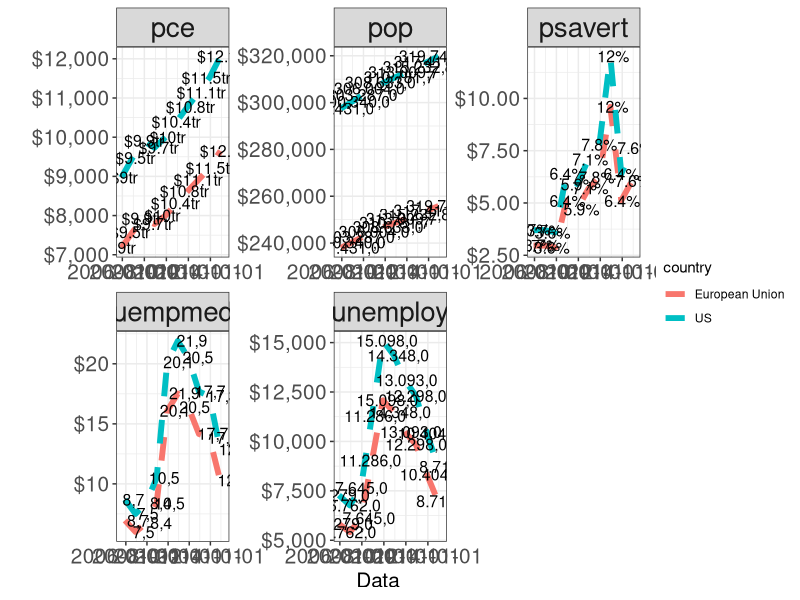

The R source for this figure:
library(tidyverse)
library(lubridate)
# DADOS ----
  # DADOS: AJUSTE EM DADOS ECONOMICOS ----
economics_long <- ggplot2::economics_long %>%
  mutate(
    rotulo = ifelse(variable == "psavert", paste(round(value, 1), "%", sep = ""),
                  ifelse(variable == "pce", paste("$", round(value / 1000, 1), "tr", sep = ""),
                         format(round(value, 1), big.mark = ".", decimal.mark = ",")))
  )

economics_long <- list(
  US = data.frame(country = "US", economics_long),
  UE = data.frame(country = "European Union", {economics_long %>% mutate(value = value * 0.8)})
) %>%
  do.call(rbind, .) %>%
  filter(month(date) == 12 & year(date) >= 2005)

# PLOT
ggplot(economics_long, aes(y = value, x = date, colour = country)) +
  geom_line(linetype = 2, size = 2) +
  geom_text(
    aes(y = value, x = date, label = rotulo, colour = country),
    colour = "black", size = 4, angle = 0, position = position_jitter()
  ) +
  scale_y_continuous(labels = scales::dollar_format()) +
  scale_x_date(labels = scales::date_format()) +
  facet_wrap(~variable, scales = "free") +
  xlab("Data") + ylab("") +
  theme_bw() +
  theme(
    axis.text = element_text(size = 15, angle = 0),
    axis.title = element_text(size = 15),
    strip.text = element_text(size = 20)
  )
